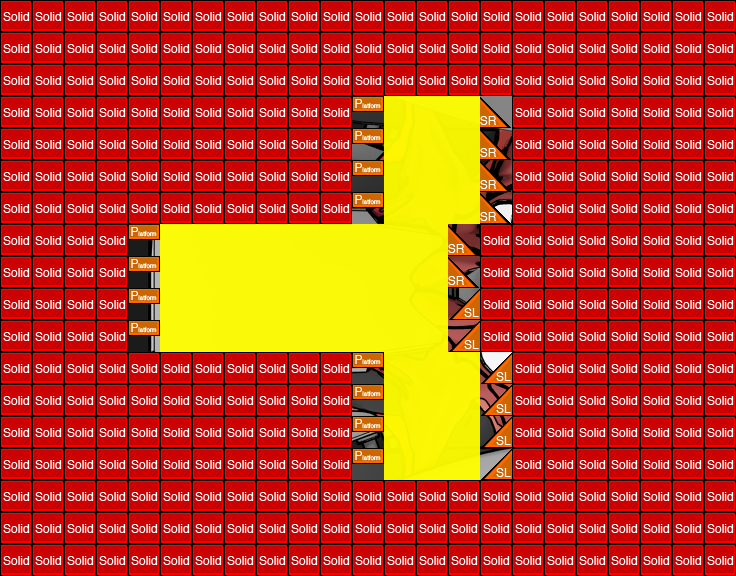

Rendered tile map (Tiled .tmx) drawn with the repository's tilesets; below, a short description and the map source with its tile grids summarised:
An orthogonal 23x18 tile map with 32x32 px tiles, 3 tile layers (exterior, interior, collision), 3 tilesets.

<map version="1.0" orientation="orthogonal" width="23" height="18" tilewidth="32" tileheight="32">
 <tileset firstgid="1" name="colTile" tilewidth="32" tileheight="32">
  <image source="../img/render/metatiles32x32.png" width="160" height="32" />
  <tile id="0">
   <properties>
    <property name="type" value="solid" />
   </properties>
  </tile>
  <tile id="1">
   <properties>
    <property name="type" value="platform" />
   </properties>
  </tile>
  <tile id="2">
   <properties>
    <property name="type" value="lslope" />
   </properties>
  </tile>
  <tile id="3">
   <properties>
    <property name="type" value="rslope" />
   </properties>
  </tile>
 </tileset>
 <tileset firstgid="6" name="outline" tilewidth="32" tileheight="32">
  <image source="../img/render/outline.png" width="192" height="256" />
 </tileset>
 <tileset firstgid="54" name="ship" tilewidth="720" tileheight="576">
  <image source="../img/render/ships/cyborg/cyborg_frigate_img.png" width="720" height="576" />
 </tileset>
 <layer name="exterior" width="23" height="18">
  <data>[414 cells, 1 non-empty, 1 distinct tile ids]</data>
 </layer>
 <layer name="interior" width="23" height="18" opacity="0.95">
  <data>[414 cells, 60 non-empty, 1 distinct tile ids]</data>
 </layer>
 <layer name="collision" width="23" height="18">
  <data>[414 cells, 354 non-empty, 4 distinct tile ids]</data>
 </layer>
</map>
